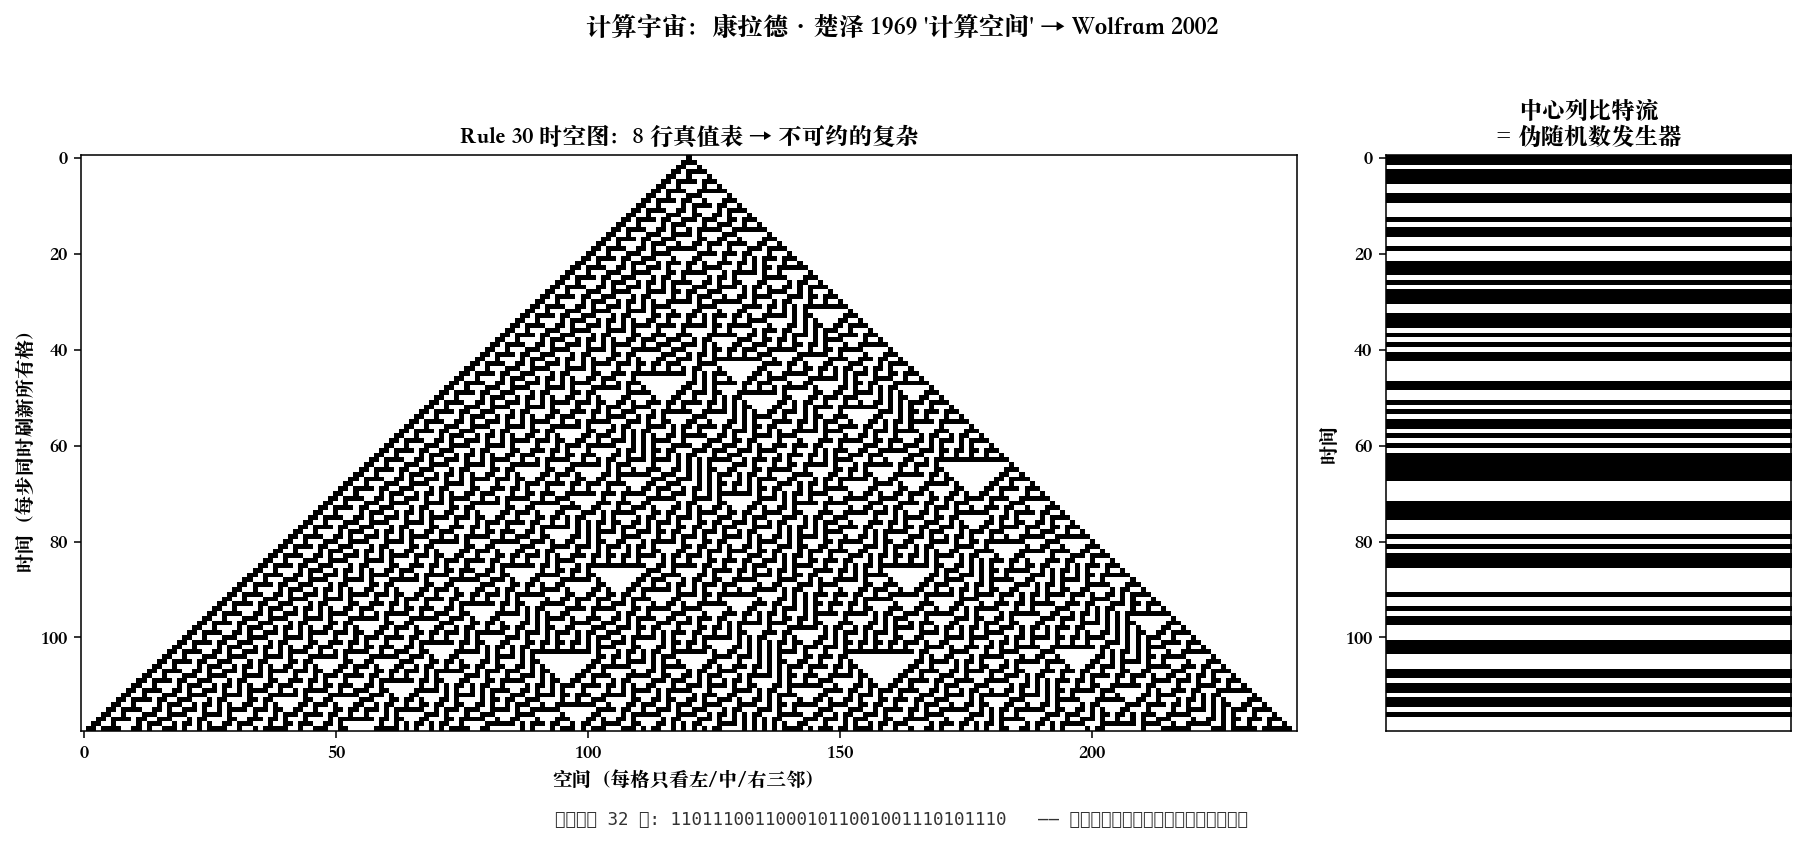

This chart was generated by the following Python code:
"""rule30_universe.py
================================================================================
Chapter 0.96.2 · 万物皆可计算：Wolfram 的计算宇宙

Rule 30 是一维元胞自动机：每一格的新值只看"左邻、自己、右邻"三格，
查一张 8 行真值表（规则号 30 = 00011110）。就这么简单一条局部规则，
从单颗种子出发，能长出在统计上无法与真随机区分的花纹。

这是"计算不可约"(computational irreducibility) 的活样本：
想知道第 N 行长什么样，除了老老实实一步步跑完，没有已知捷径。
—— 这正好解释 Chapter 0.8 的口号"求解留给下一个"为什么是普遍现象。

可视化：
  左图  —— 演化时空图（黑白像素，从种子长出的乱花）
  右图  —— 中心那一列的比特流当伪随机数（Mathematica 真的这么用过）

运行：  python ch00_96_computability/rule30_universe.py
================================================================================
"""

import numpy as np
import matplotlib.pyplot as plt


def rule_step(row, rule=30):
    """一维元胞自动机的一步：3 位邻域查规则号的对应位。"""
    left = np.roll(row, 1)
    right = np.roll(row, -1)
    idx = (left << 2) | (row << 1) | right      # 0..7
    return (rule >> idx) & 1                     # 查规则号第 idx 位


def evolve(width=201, steps=100, rule=30):
    row = np.zeros(width, dtype=np.int64)
    row[width // 2] = 1                           # 一颗种子
    grid = np.empty((steps, width), dtype=np.int64)
    for t in range(steps):
        grid[t] = row
        row = rule_step(row, rule)               # 不可约：只能一步步跑
    return grid


def main():
    steps, width = 120, 241
    grid = evolve(width=width, steps=steps, rule=30)

    fig, (ax1, ax2) = plt.subplots(
        1, 2, figsize=(13, 6), gridspec_kw={"width_ratios": [3, 1]})

    ax1.imshow(grid, cmap="binary", interpolation="nearest", aspect="auto")
    ax1.set_title("Rule 30 时空图：8 行真值表 → 不可约的复杂", fontweight="bold")
    ax1.set_xlabel("空间（每格只看左/中/右三邻）")
    ax1.set_ylabel("时间（每步同时刷新所有格）")

    # 中心列 = 一串"看起来随机"的比特
    center = grid[:, width // 2]
    ax2.imshow(center.reshape(-1, 1), cmap="binary",
               interpolation="nearest", aspect="auto")
    ax2.set_title("中心列比特流\n= 伪随机数发生器", fontweight="bold")
    ax2.set_xticks([])
    ax2.set_ylabel("时间")

    bits = "".join(map(str, center[:32]))
    fig.text(0.5, 0.015,
             f"中心列前 32 位: {bits}   —— 简单规则里涌现的复杂（计算不可约）",
             ha="center", fontsize=9, family="monospace", color="#333")

    fig.suptitle("计算宇宙：康拉德·楚泽 1969 '计算空间' → Wolfram 2002",
                 fontsize=13, fontweight="bold")
    fig.tight_layout(rect=(0, 0.03, 1, 0.96))
    out = "rule30_universe.png"
    fig.savefig(out, dpi=140, bbox_inches="tight")
    print(f"图已保存到 {out}")
    print(f"中心列比特流前 32 位: {bits}")


if __name__ == "__main__":
    plt.rcParams["font.sans-serif"] = [
        "PingFang SC", "Heiti SC", "Songti SC",
        "Noto Sans CJK SC", "WenQuanYi Zen Hei", "Arial Unicode MS",
    ]
    plt.rcParams["axes.unicode_minus"] = False
    main()
